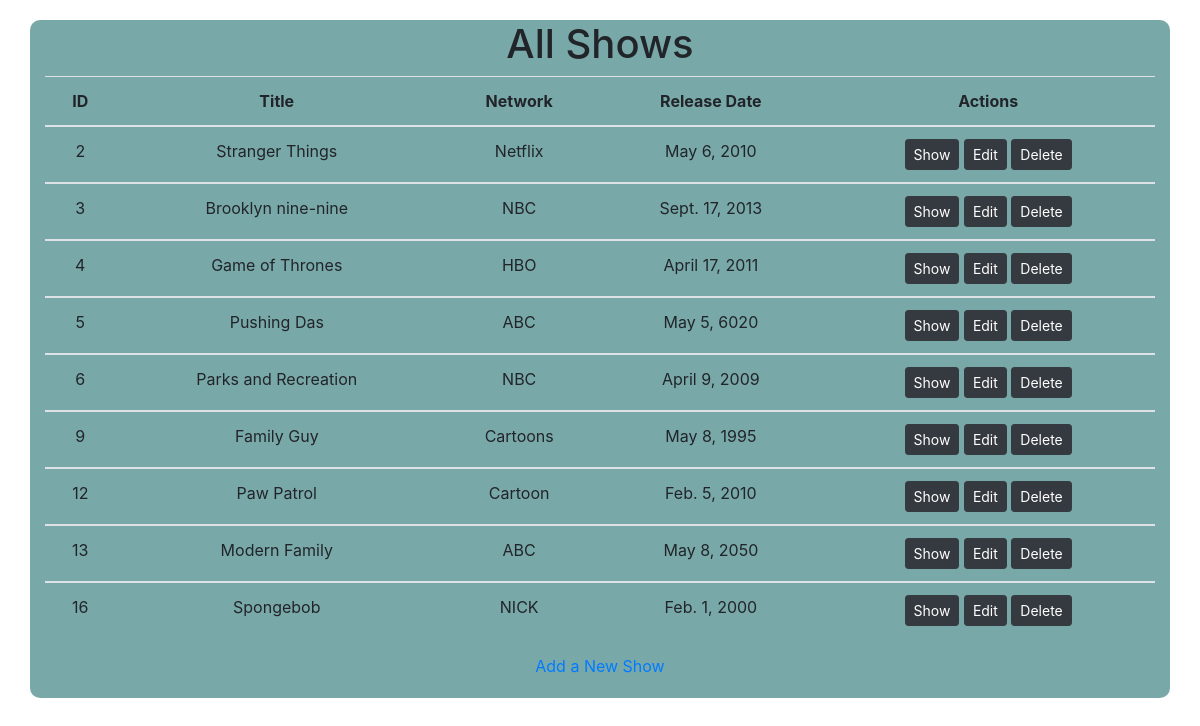
/shows, run on the app's committed database.
### semi_app/models.py (models this page shows)
class Show(models.Model):
    title = models.CharField(max_length=255)
    network = models.TextField(max_length=255)
    release_date = models.DateField()
    description = models.TextField(max_length=255)
    created_at = models.DateTimeField(auto_now_add=True)
    updated_at = models.DateTimeField(auto_now=True)
    objects = ShowManager()

### semi_app/views.py (the view)
# urls.py: path('shows', views.index),
def index(request):
    context = {
        "shows" : Show.objects.all(),
    }
    return render(request, 'index.html', context)

### semi_app/templates/index.html (shortened to what this page needs)
<!DOCTYPE html>
<html lang="en">
<head>
    <link rel="stylesheet" href="https://cdn.jsdelivr.net/npm/bootstrap@4.6.0/dist/css/bootstrap.min.css">
    {% load static %}
        <link rel="stylesheet" href="{% static 'style.css' %}">
</head>
<body>
    <div class="container" id="index">
        <h1>All Shows</h1>
        <table class="table table-hover">
            <thead>
                <tr>
                    <th scope="col">ID</th>
                    <th scope="col">Title</th>
                    <th scope="col">Network</th>
                    <th scope="col">Release Date</th>
                    <th scope="col">Actions</th>
                </tr>
            </thead>
            {% for show in shows %}
            <tbody>
                <tr name="shows">
                    <td>{{show.id}}</td>
                    <td>{{show.title}}</td>
                    <td>{{show.network}}</td>
                    <td>{{show.release_date}}</td>
                    <td>
                        <a href="/shows/{{show.id}}" class="btn btn-sm btn-dark">Show</a>
                        <a href="/shows/{{show.id}}/edit" class="btn btn-sm btn-dark">Edit</a>
                        <a href="/delete/{{show.id}}" class="btn btn-sm btn-dark">Delete</a>
                    </td>
                </tr>
            </tbody>
            {% endfor %}
        </table>
        <a href="/shows/new">Add a New Show</a>
    </div>
</body>
</html>

### semi_app/static/style.css (style rules this page uses)
.container { background-color: #79a8a9; min-height: 150px; margin-top: 20px; border-radius: 10px; padding-bottom: 20px; }
#index { text-align: center; }

### data on the page
Show: id "2", title "Stranger Things", network "Netflix", release_date "May 6, 2010"
Show: id "3", title "Brooklyn nine-nine", network "NBC", release_date "Sept. 17, 2013"
Show: id "4", title "Game of Thrones", network "HBO", release_date "April 17, 2011"
Show: id "5", title "Pushing Das", network "ABC", release_date "May 5, 6020"
Show: id "6", title "Parks and Recreation", network "NBC", release_date "April 9, 2009"
Show: id "9", title "Family Guy", network "Cartoons", release_date "May 8, 1995"
Show: id "12", title "Paw Patrol", network "Cartoon", release_date "Feb. 5, 2010"
Show: id "13", title "Modern Family", network "ABC", release_date "May 8, 2050"
Show: id "16", title "Spongebob", network "NICK", release_date "Feb. 1, 2000"
